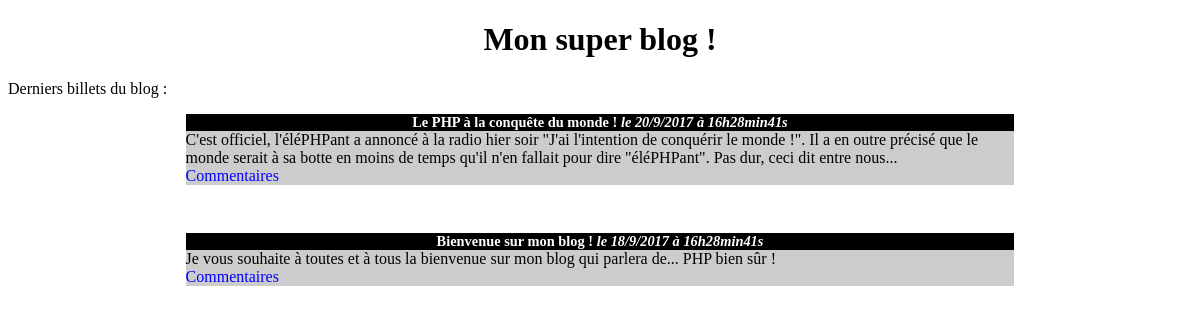
/TP_blog/index.php, run on the app's committed database.
### tables this page shows
CREATE TABLE `billets` (
  `id` int(11) NOT NULL,
  `titre` varchar(255) NOT NULL,
  `contenu` text NOT NULL,
  `date_creation` datetime NOT NULL
);

### TP_blog/index.php (the view, shortened to what this page needs)
<!DOCTYPE html>
<html lang="fr">
    <head>
		<link rel="stylesheet" href="css/style.css" />
    </head>
    <body>
        <h1>Mon super blog !</h1>
        <p>Derniers billets du blog :</p>
        <?php
            $bdd = new PDO('mysql:host=localhost;dbname=test;charset=utf8', 'root', '', array(PDO::ATTR_ERRMODE => PDO::ERRMODE_EXCEPTION));
            $reponse = $bdd->query('SELECT id, titre, contenu, DAY(date_creation) AS jour, MONTH(date_creation) AS mois, YEAR(date_creation) AS annee, HOUR(date_creation) AS heure, MINUTE(date_creation) AS minute, SECOND(date_creation) AS seconde FROM billets ORDER BY ID DESC LIMIT 5');
            while ($donnees = $reponse->fetch()) {
                echo '<div class="news"><h3>' . $donnees['titre'] . ' <em>le ' . $donnees['jour'] . '/' . $donnees['mois'] . '/' . $donnees['annee'] . ' à ' . $donnees['heure'] . 'h' . $donnees['minute'] . 'min' . $donnees['seconde'] . 's</em></h3><p>' . $donnees['contenu'] . '<br/><a href=\'commentaire.php?billet=' . $donnees['id'] . '\'>Commentaires</a></p></div><br/>';
            }
        ?>
    </body>
</html>

### TP_blog/css/style.css (style rules this page uses)
h1, h3 { text-align:center; }
h3 { background-color:black; color:white; font-size:0.9em; margin-bottom:0px; }
.news p { background-color:#CCCCCC; margin-top:0px; }
.news { width:70%; margin:auto; }
a { text-decoration: none; color: blue; }

### data on the page
billets: titre "Le PHP à la conquête du monde !", jour "20", mois "9", annee "2017", heure "16", minute "28", seconde "41", contenu "C'est officiel, l'éléPHPant a annoncé à la radio hier soir \"J'ai l'intention de conquérir le monde !\". Il a en outre précisé que le monde serait à sa botte en moins de temps qu'il n'en fallait pour dire \"éléPHPant\". Pas dur, ceci dit entre nous..."
billets: titre "Bienvenue sur mon blog !", jour "18", mois "9", annee "2017", heure "16", minute "28", seconde "41", contenu "Je vous souhaite à toutes et à tous la bienvenue sur mon blog qui parlera de... PHP bien sûr !"
